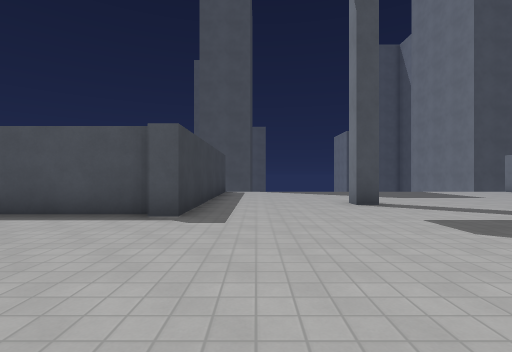
view 1 (above)

16 first-person views from a walk through a Godot game level. The camera is 1.3 m above the floor, looks level and sees 85° across. The floor is counted in squares, 2 m on a side. Each view is taken from the middle of a square. On the plan, view 1 faces up. The plan holds only what a view shows up to about 9 squares ahead; the rest is blank. The place goes on beyond the plan. Characters and animated objects are left out. Surface patterns are stand-ins for the level's own textures.

view 2
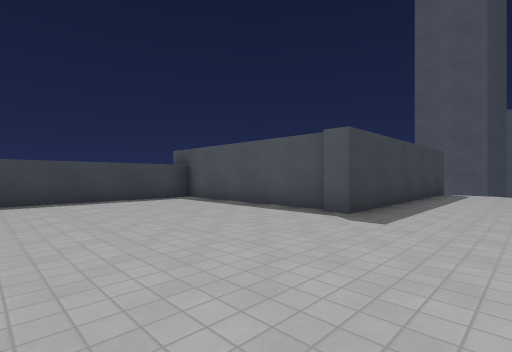

view 3
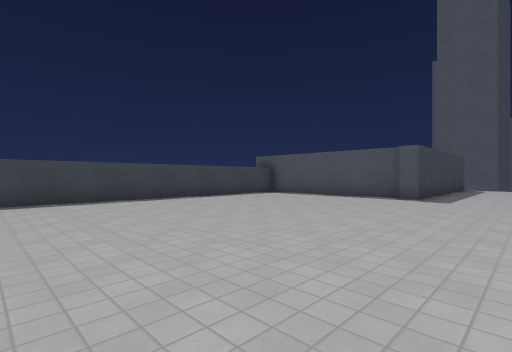

view 4
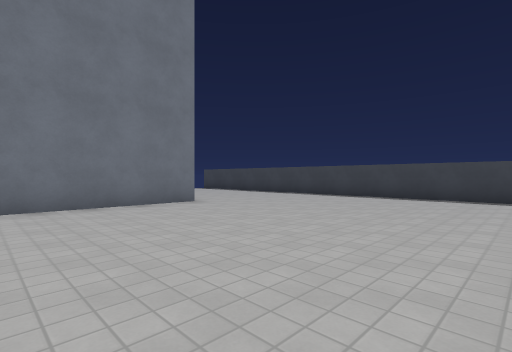

view 5
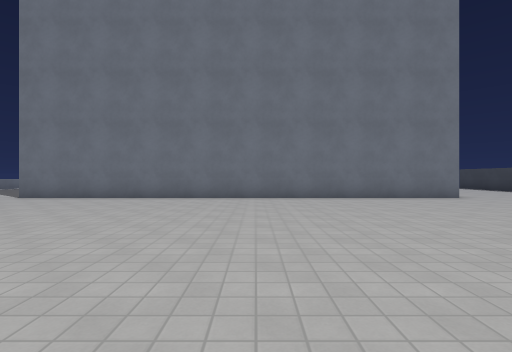

view 6
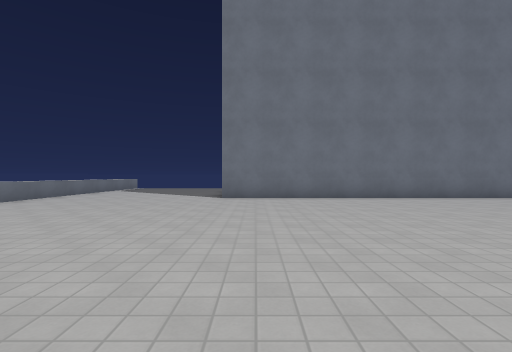

view 7
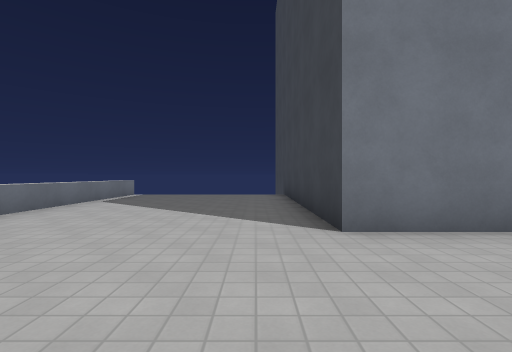

view 8
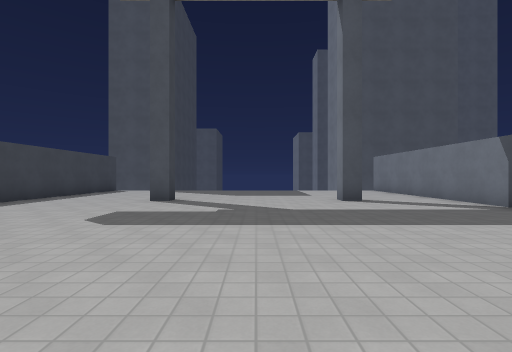

view 9
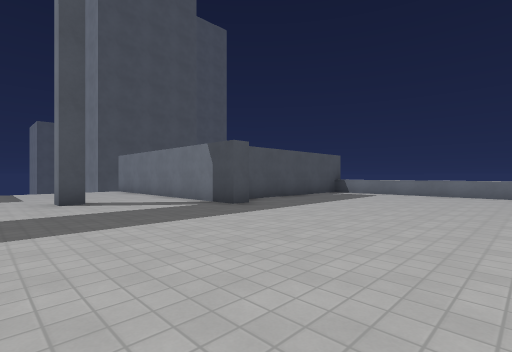

view 10
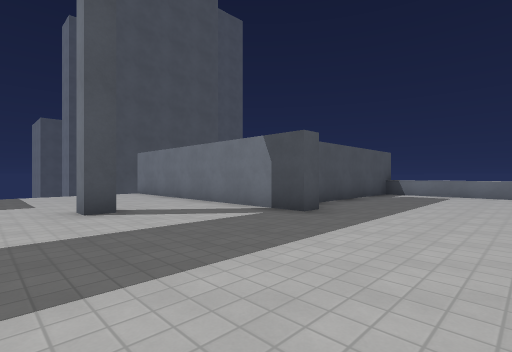

view 11
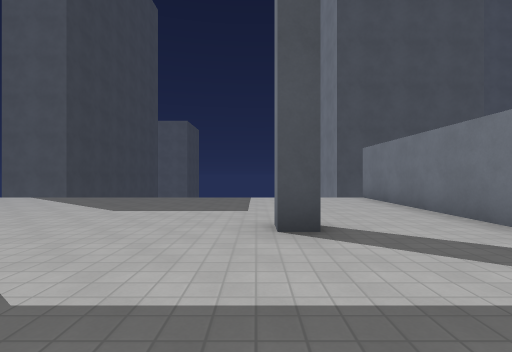

view 12
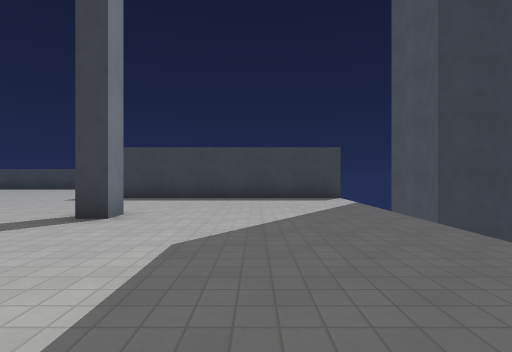

view 13
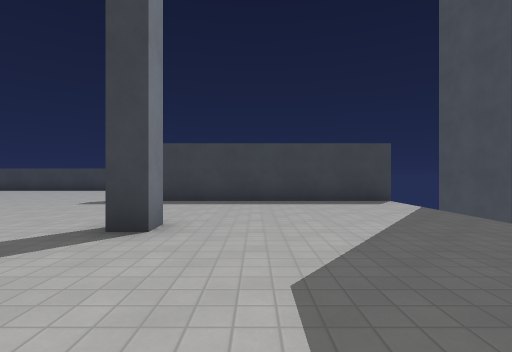

view 14
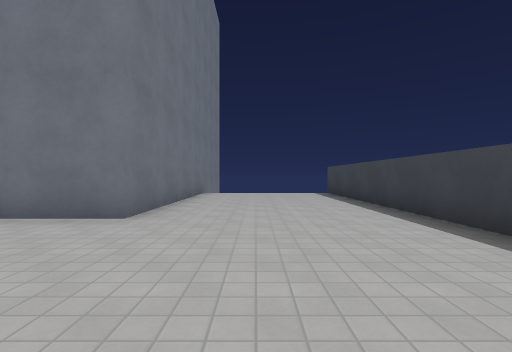

view 15
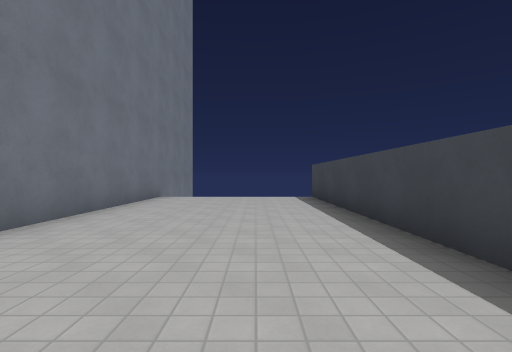

view 16
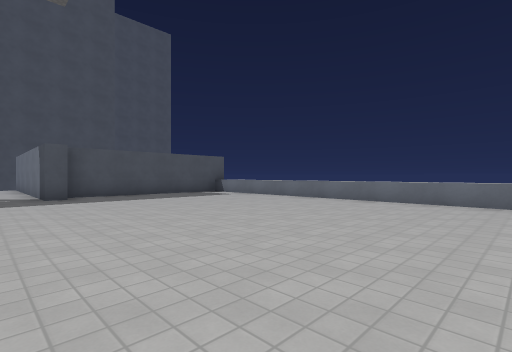

### Floor plan
Key: @ floor where view 1 was taken; # wall or solid block; . floor; ^ raised ledge; v drop or lower ground.
Columns run from 7 left of view 1 to 17 right of it. Each row starts with its distance up from view 1.
 15        v
 14     v##v
 13
 12
 11      #............#
 10      #............#
  9      #............#
  8      #............#
  7      #............#
  6      #....#....#..#
  5 ######............#####
  4 #.......................
  3 #.......................^
  2 #.......................^
  1 #........ ..............^
  0 #......@.  .............^
 -1 #........ ..............^
 -2 #.......................^
 -3 #.......................^
 -4 #.......................^
 -5 #.......................^
 -6 #.......................
 -7 #.......................^
 -8 #.......................^
 -9 #....##############.....^
-10 #....#            #.....^
-11 #....#            #.....^
-12 #....#            #.....^
-13 #....#            #.....^
-14 #....#            #.....^
-15 #    #

Positions as (right, up) in squares from view 1, and headings:
1: (0, 0), facing up
2: (1, 0), facing up-left
3: (1, -4), facing up-left
4: (2, -2), facing down-left
5: (4, 0), facing down
6: (10, 0), facing down
7: (12, -5), facing down
8: (5, -1), facing up
9: (6, -1), facing up-right
10: (6, 1), facing up-right
11: (7, 3), facing up
12: (7, 9), facing left
13: (6, 8), facing left
14: (-4, -4), facing down
15: (-5, -6), facing down
16: (9, -5), facing up-right
